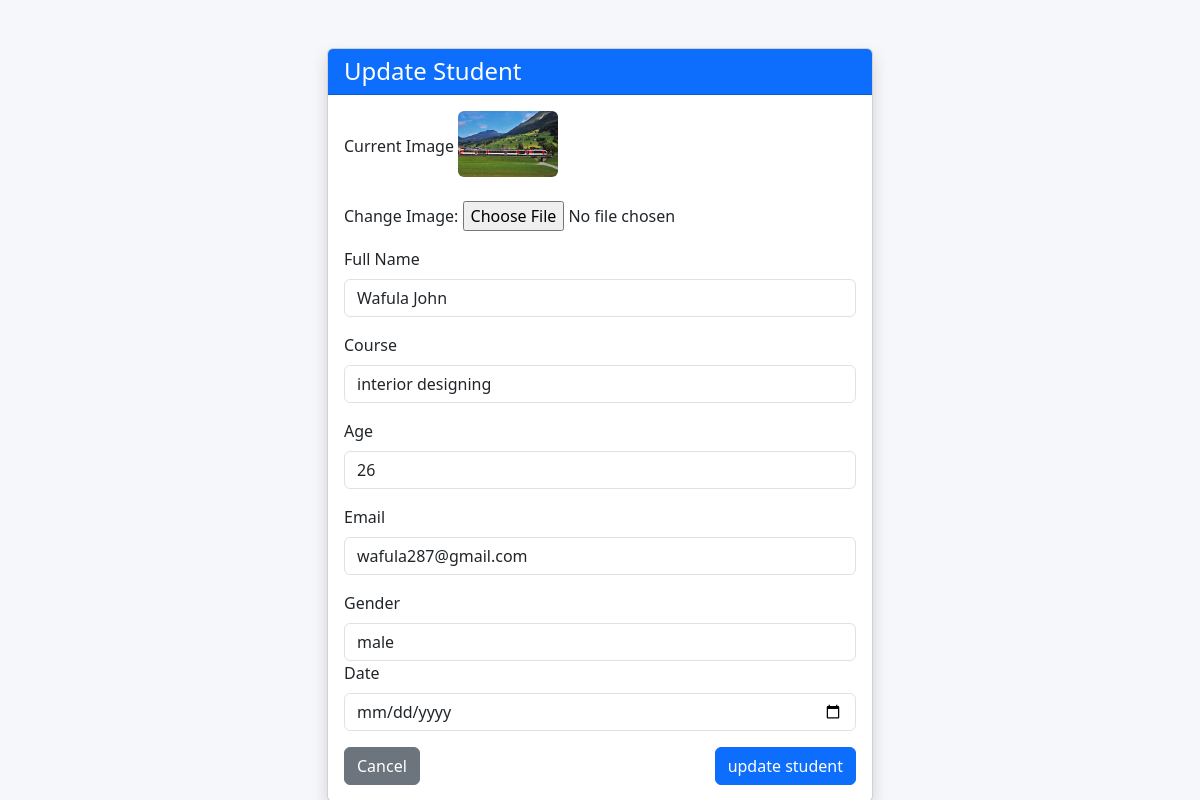
The app's page /update_student/2/, older data.
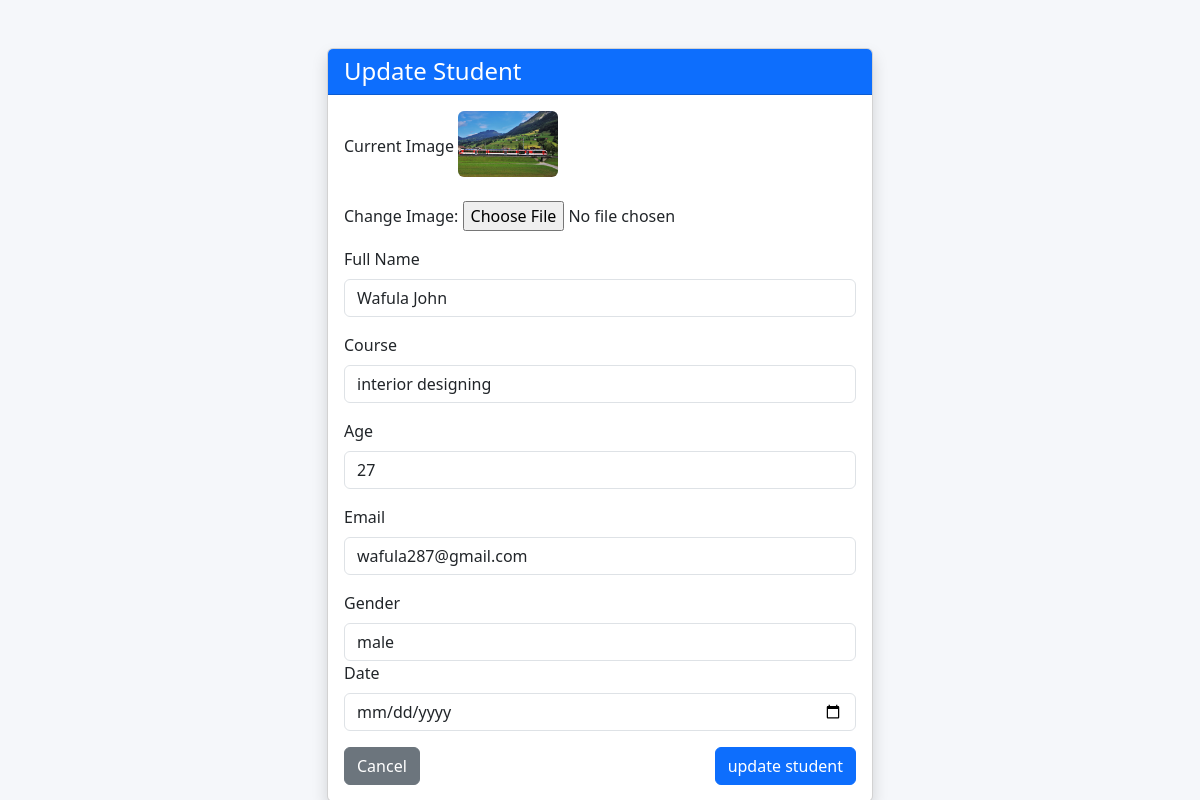
The same page, newer data.
### Dashboard/models.py (models this page shows, shortened)
class Student(models.Model):
    image = models.ImageField(upload_to = 'students/', null=True, blank=True)
    name = models.CharField(max_length=20)
    name = models.CharField(max_length=20)
    course = models.CharField(max_length=30)
    age = models.IntegerField()
    email = models.EmailField()
    gender = models.CharField(max_length=20,null=True)
    date =   models.DateField(null=True)

### Dashboard/views.py (the view, shortened to what this page needs)
# urls.py: path('update_student/<int:id>/',views.update_student, name='update_student'),
def update_student(request,id):
    student =get_object_or_404(Student,id=id)
    return render(request, 'update_student.html', {'student':student})

### Dashboard/templates/update_student.html (shortened to what this page needs)
{% load static %}
<!DOCTYPE html>
<html lang="en">
<head>
    <link href="https://cdn.jsdelivr.net/npm/bootstrap@5.3.0/dist/css/bootstrap.min.css" rel="stylesheet">
    <link rel="stylesheet" href="{% static 'css/main.css'%}">
</head>
<body>
<div class="container mt-5">
    <div class="row justify-content-center">
        <div class="col-md-6">
            <div class="card shadow">
                <div class="card-header bg-primary text-white">
                    <h4 class="mb-0">Update Student</h4>
                </div>
                <div class="card-body">
                    <form method="POST" enctype="multipart/form-data">
                        {%if student.image%}
                        <div class="mb-3">
                            <label class="form-label">Current Image</label>
                            <img src="{{student.image.url}}" alt=""width="100" class="rounded mb-2">
                        </div>
                        {% endif %}
                       <div class="mb-3">
                           <label >Change Image:</label>
                           <input type="file" name="image" class="form-controll">
                       </div>
                        <div class="mb-3">
                            <label class="form-label">Full Name</label>
                            <input type="text" name="name" class="form-control" value="{{student.name}}">
                        </div>
                        <div class="mb-3">
                            <label class="form-label">Course</label>
                            <input type="text" name="course" class="form-control" value="{{student.course}}">
                        </div>
                        <div class="mb-3">
                            <label class="form-label">Age</label>
                            <input type="number" name="age" class="form-control" value="{{student.age}}">
                        </div>
                        <div class="mb-3">
                            <label class="form-label">Email</label>
                            <input type="email" name="email" class="form-control" value="{{student.email}}">
                        </div>
                         <div class="mb-3">
                            <label class="form-label">Gender</label>
                            <input type="gender" name="gender" class="form-control" value="{{student.gender}}">
                             <div class="mb-3">
                            <label class="form-label">Date</label>
                            <input type="date" name="date" class="form-control" value="{{student.date}}">
                             </div>
                         </div>
                        <div class="d-flex justify-content-between">
                            <a href="{% url 'dashboard' %}" class="btn btn-secondary">Cancel</a>
                            <button type="submit" class="btn btn-primary">update student</button>
                        </div>
                    </form>
                </div>
            </div>
        </div>
    </div>
</div>
</body>
</html>

### static/css/main.css (style rules this page uses)
body { background-color: #f5f7fa; }

Row changes from the older to the newer data that the page shows:
changed Student "Wafula John": age "26" → "27"
